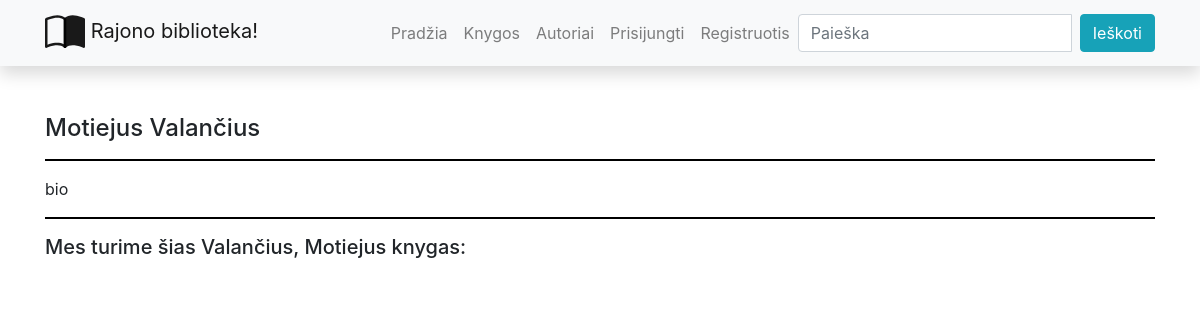
Page /library/authors/4 on the earlier database version.
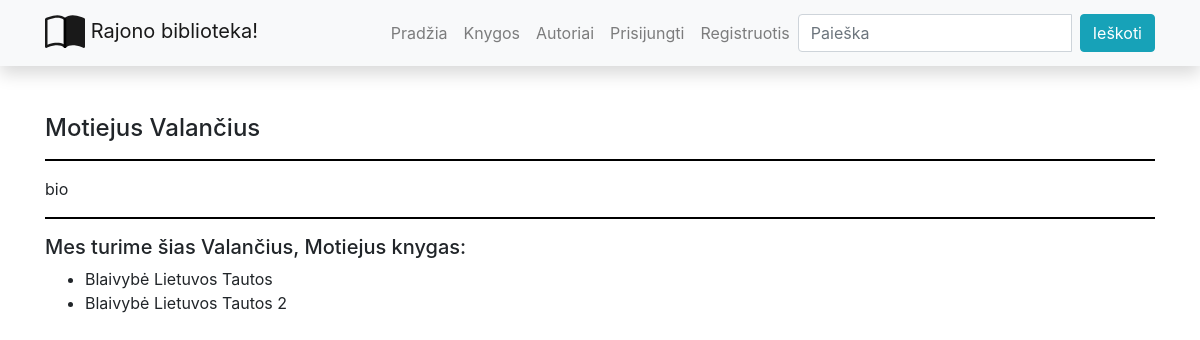
Same page on the later database version.
### library/models.py (models this page shows, shortened)
class Book(models.Model):
    title = models.CharField('Pavadinimas', max_length=200)
    author = models.ForeignKey('Author', on_delete=models.SET_NULL, null=True, related_name='books')
    summary = models.TextField('Aprašymas', max_length=1000, help_text='Trumpas knygos aprašymas')
    isbn = models.CharField('ISBN', max_length=13)
    genre = models.ManyToManyField(Genre, help_text='Išrinkite žanrą/us šiai knygai')
    cover = models.ImageField('Viršelis', upload_to='covers', null=True)
    def display_genre(self):
        return '; '.join([genre.name for genre in self.genre.all()])
    display_genre.short_description = 'Žanras'
    class Meta:
        verbose_name = "Knyga"
        verbose_name_plural = "Knygos"

### library/views.py (the view)
# urls.py: path('authors/<int:author_id>', views.author, name='author-detail'),
def author(request, author_id):
    single_author = get_object_or_404(Author, pk=author_id)
    return render(request, 'author.html', {'author': single_author})

### library/models.py (called while the page is built)
    def __str__(self):
        return f'{self.last_name}, {self.first_name}'

### library/templates/author.html
{% extends "base.html" %}
{% block content %}
<div>
    <h4>{{ author.first_name }} {{ author.last_name }}</h4>
    <hr>
    <p>{{ author.description | safe }}</p>
    <hr>
    <h5>Mes turime šias {{ author }} knygas:</h5>
    <ul>
        {% for book_obj in author.books.all %}
        <li> {{ book_obj.title }}</li>
        {% endfor %}
    </ul>
</div>
{% endblock %}

Differences in the rows shown:
added Book: title "Blaivybė Lietuvos Tautos"
added Book: title "Blaivybė Lietuvos Tautos 2"
